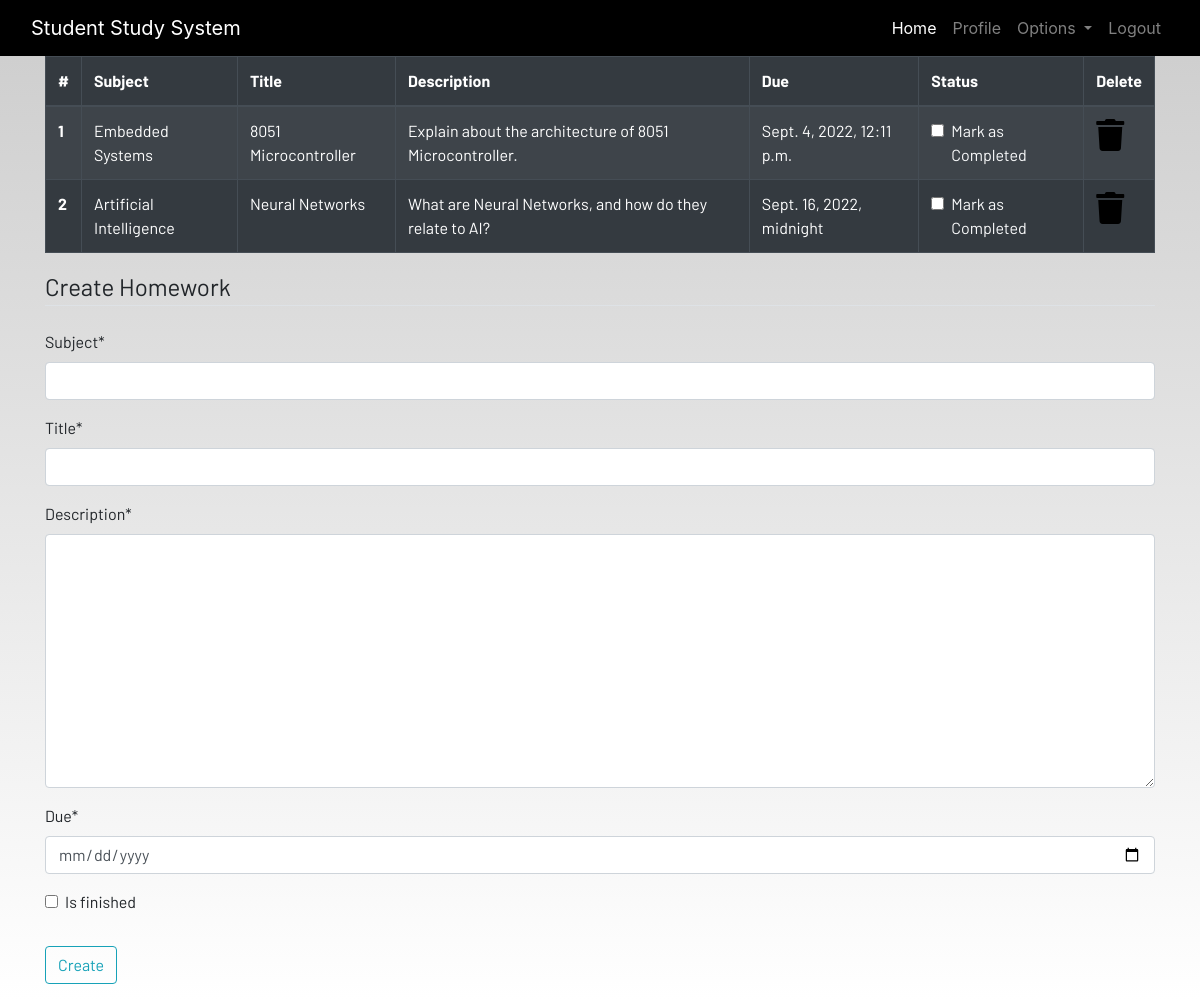
Screenshot of /homework/ (signed in) with the database file from the repository.
### dashboard/models.py (models this page shows, shortened)
class Homework(models.Model):
    user = models.ForeignKey(User,on_delete=models.CASCADE)
    subject = models.CharField(max_length=60)
    title = models.CharField(max_length=100)
    description = models.TextField()
    due = models.DateTimeField()
    is_finished = models.BooleanField(default=False)

### dashboard/views.py (the view)
# urls.py: path('homework/',views.homework,name='homework'),
@login_required
def homework(request):
    if request.method == 'POST':
        form = HomeworkForm(request.POST)
        if form.is_valid():
            try:
                finished = request.POST['is_finished']
                if finished == 'on':
                    finished = True
                else:
                    finished = False
            except:
                finished = False
            homeworks = Homework(
                user = request.user,
                subject = request.POST['subject'],
                title = request.POST['title'],
                description = request.POST['description'],
                due = request.POST['due'],
                is_finished = finished
            )
            homeworks.save()
            messages.success(request,f"Homework added from {request.user.username.title()}")
    else:
        form = HomeworkForm()
    homework = Homework.objects.filter(user=request.user)
    if len(homework) == 0:
        homework_done = True
    else:
        homework_done = False
    context = {
        'homeworks':homework,
        'homework_done':homework_done,
        'form':form
        }
    return render(request,'dashboard/homework.html',context)

### dashboard/forms.py
class HomeworkForm(forms.ModelForm):
    class Meta:
        model = Homework
        widgets = {'due':DateInput()}
        fields = ['subject','title','description','due','is_finished']

### dashboard/templates/dashboard/homework.html (shortened to what this page needs)
{% extends 'dashboard/base.html' %}
{% load static %}
{% load crispy_forms_tags %}
{% block content %}
<div class="container">
    {% if not homework_done %}
    <table class="table table-striped table-bordered table-hover table-dark">
        <thead>
            <tr>
                <th scope="col">#</th>
                <th scope="col">Subject</th>
                <th scope="col">Title</th>
                <th scope="col">Description</th>
                <th scope="col">Due</th>
                <th scope="col">Status</th>
                <th scope="col">Delete</th>
            </tr>
        </thead>
        <tbody>
            {% for homework in homeworks %}
            <tr>
                <th scope="row">{{forloop.counter}}</th>
                <td>{{homework.subject}}</td>
                <td>{{homework.title}}</td>
                <td>{{homework.description}}</td>
                <td>{{homework.due}}</td>
                <td>
                    <a href="{% url 'update_homework' homework.id %}">
                        <div class="form-check">
                            {% if homework.is_finished == True %}
                            <input class="form-check-input" type="checkbox" value="" checked>
                            {% else %}
                            <input class="form-check-input" type="checkbox" value="">
                            {% endif %}
                            <label class="form-check-label text-light" for="flexCheckDefault">
                                Mark as Completed
                            </label>
                        </div>
                    </a>
                </td>
                <td><a href="{% url 'delete_homework' homework.id %}"><i class="fa fa-trash fa-2x"></i></a></td>
            </tr>
            {% endfor %}
        </tbody>
    </table>
    {% else %}
    <h4>All homeworks are completed!! Create to have more!!</h4>
    {% endif %}
</div>
<div class=" container">
    <form method="POST">
        <fieldset class="form-group">
            {{form|crispy}}
            <legend class="border-bottom mb-4">Create Homework</legend>
        </fieldset>
        <div class="form-group">
            <button href="" class="btn btn-outline-info" type="submit">
                Create
            </button>
        </div>
    </form>
</div>
{% endblock content %}

### static/css/main.css (style rules this page uses)
html { scroll-behavior: smooth; height: 100%; width: 100%; }
a { text-decoration: none !important; color: black; }
html, body { max-width: 100%; overflow-x: hidden; height: 100%; width: 100%; }
body { background: linear-gradient(rgba(0, 0, 0, 0.2), rgba(255, 255, 255, 0.5)); overflow-x: hidden; background-repeat: no-repeat; }
.fa { color: black; }

### rows the page displays
Homework: subject "Embedded Systems", title "8051 Microcontroller", description "Explain about the architecture of 8051 Microcontroller.", due "Sept. 4, 2022, 12:11 p.m."
Homework: subject "Artificial Intelligence", title "Neural Networks", description "What are Neural Networks, and how do they relate to AI?", due "Sept. 16, 2022, midnight"
